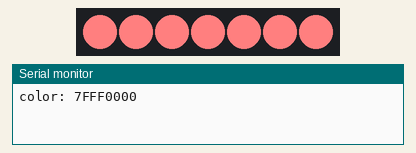
This sketch was run on a simulated Arduino Uno, built with avr-gcc and run on an emulated ATmega328P. Parts: 7 RGB LEDs in strip order, left to right, the last lines printed to the serial monitor.

Above: at 0.1 s.
At 3.1 s:
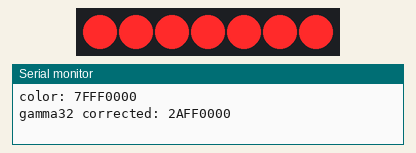
Timing chart, 0 to 130.0 s (numbered marks = the images above):
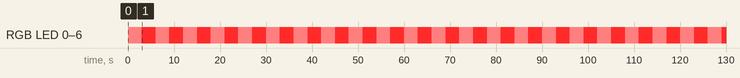

Measured:
- by itself, RGB LED 0–6: alternates RGB(255, 127, 127) for 3.0 s and RGB(255, 42, 42) for 3.0 s

The sketch:

NeoPixelSimpleGamma.ino
```cpp
/*
   NeoPixel gamma32 control with Adafruit NeoPixel Library

  This sketch shows how to use the gamma32 command to color correct
  a color. Doesn't work on RGB addressable LEDs, only RGBW.

  Uses Adafruit's NeoPixel library: https://github.com/adafruit/Adafruit_NeoPixel

  created 7 Jun 2021
  by Tom Igoe

*/
#include <Adafruit_NeoPixel.h>

const int neoPixelPin = 5;  // control pin
const int pixelCount = 7;    // number of pixels


// set up strip:
Adafruit_NeoPixel strip = Adafruit_NeoPixel(pixelCount, neoPixelPin, NEO_GRBW + NEO_KHZ800);

void setup() {
  Serial.begin(9600);
  Serial.setTimeout(10);
  strip.begin();    // initialize pixel strip
  strip.clear();    // turn all LEDs off
  strip.show();     // Initialize all pixels
}

void loop() {
  // put in any color here:
  unsigned long color = 0x7FFF0000;
  unsigned long corrected = strip.gamma32(color);

  // loop over all the pixels:
  for (int pixel = 0; pixel < pixelCount; pixel++) {
    strip.setPixelColor(pixel, color);// set the color for this pixel
  }
  Serial.print("color: ");
  Serial.println(color, HEX);
  strip.show();                       // refresh the strip
  delay(3000);

  // loop over all the pixels:
  for (int pixel = 0; pixel < pixelCount; pixel++) {
    strip.setPixelColor(pixel, corrected);// set the color for this pixel
  }
  Serial.print("gamma32 corrected: ");
  Serial.println(corrected, HEX);
  strip.show();                       // refresh the strip

  delay(3000);

}
```
